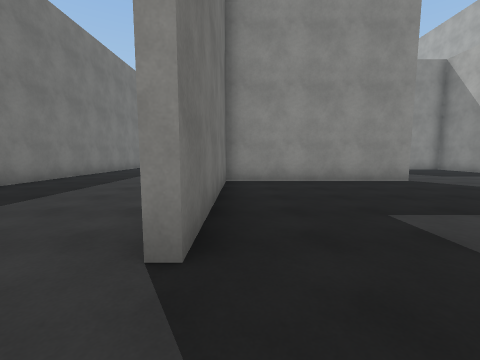
View 1 (above)

18 first-person views from a walk through a Unity game level. The camera is 1.4 m above the floor, tilts 6° down and sees 90° across. The floor is counted in squares, 2 m on a side. Each view is taken from the middle of a square. On the plan, view 1 faces up. The plan holds only what a view shows up to about 9 squares ahead; the rest is blank. The place goes on beyond the plan. The player character is not drawn. Surface patterns are stand-ins for the level's own textures.

View 2
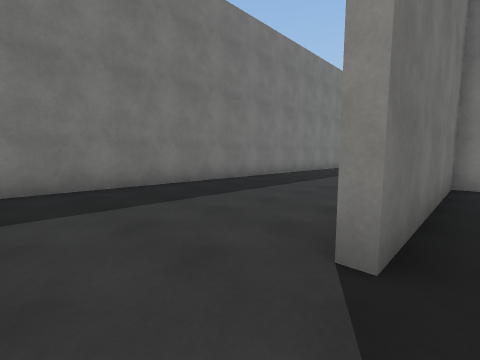

View 3
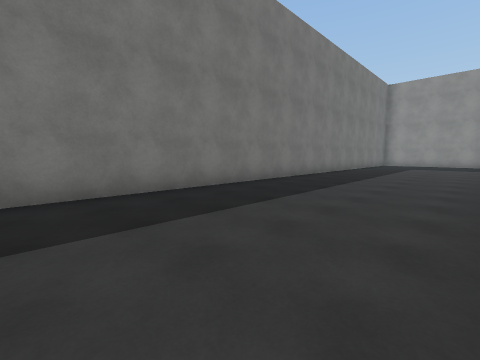

View 4
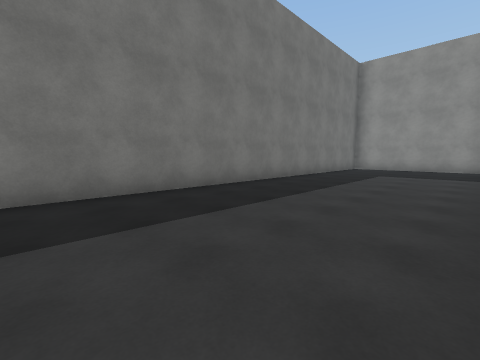

View 5
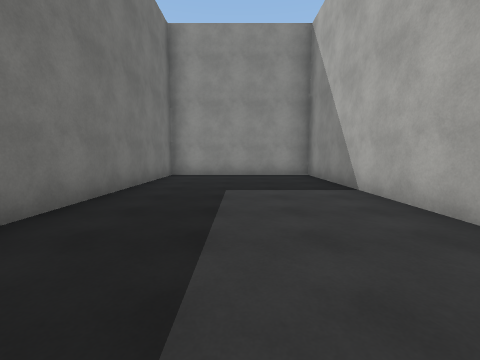

View 6
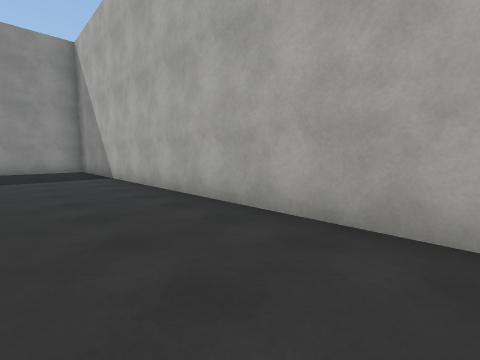

View 7
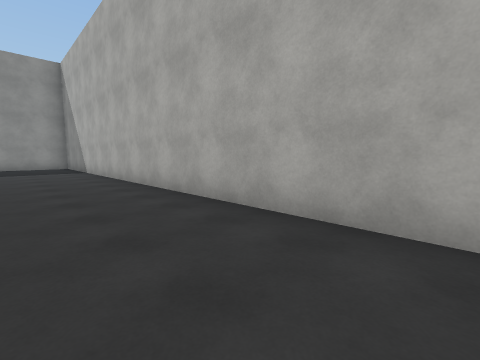

View 8
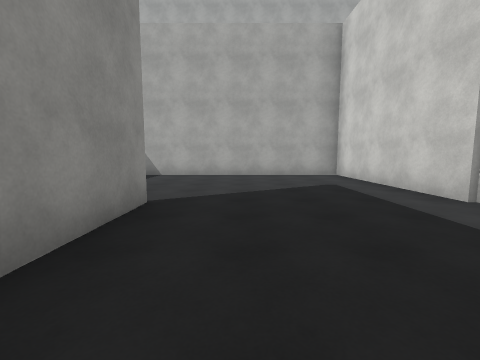

View 9
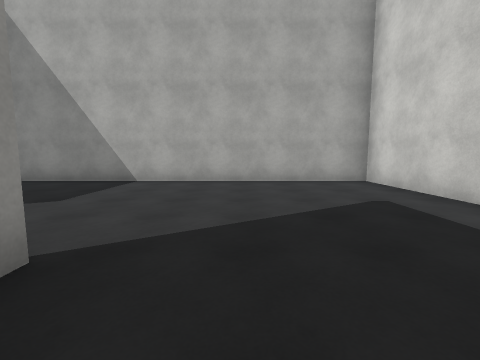

View 10
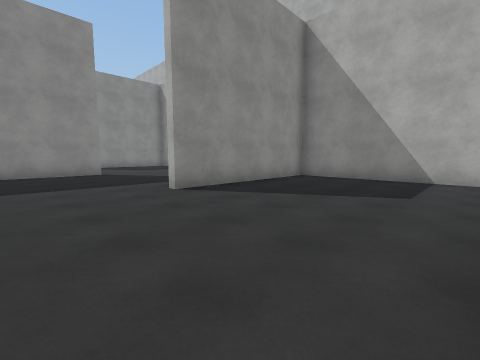

View 11
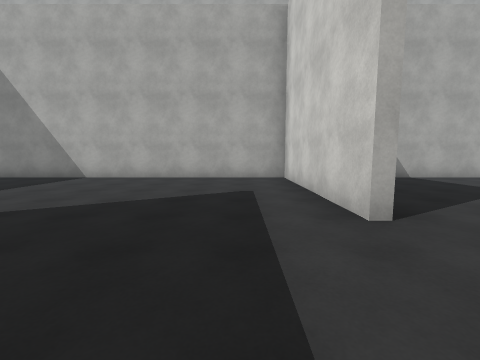

View 12
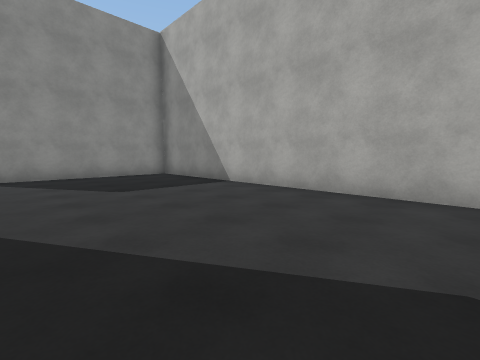

View 13
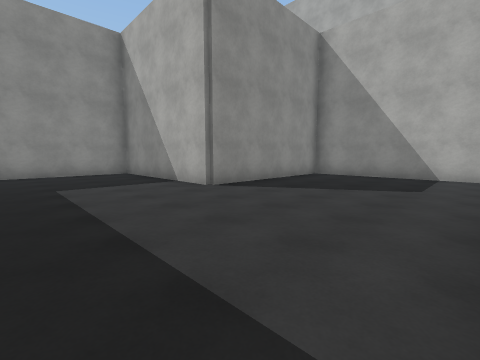

View 14
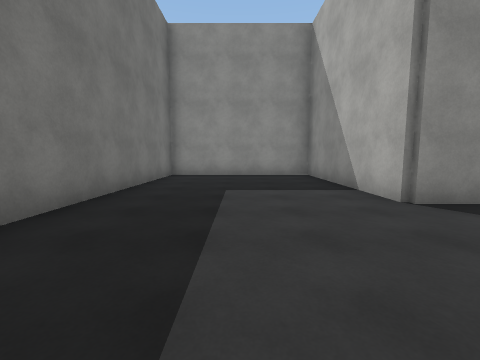

View 15
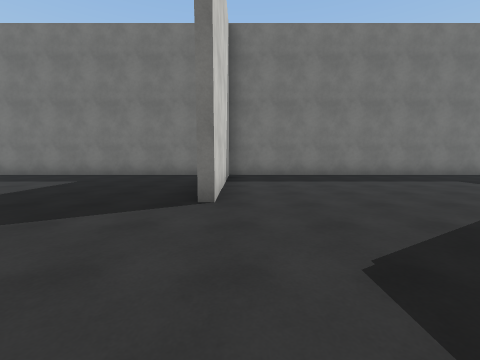

View 16
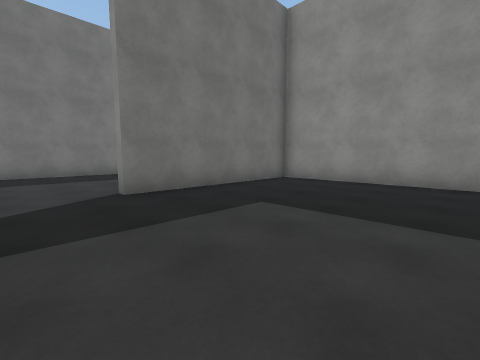

View 17
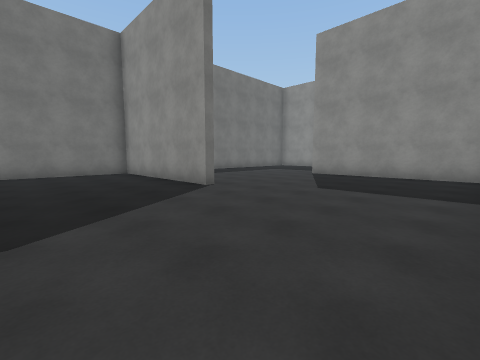

View 18
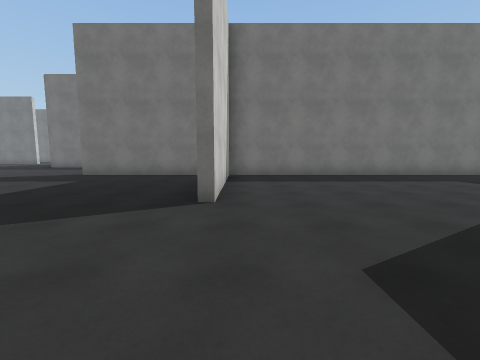

### Floor plan
Points are (right, up) in squares from view 1. A wall is a line through its corners. A room is listed if a view was taken in it or the views show most of it. See-through windows are left out.
Room 1 (views 1, 2, 3, 4, 5, 6, 7)
walls: (-0.6, 6.9) (-0.6, 21.4) (-5.4, 21.4) (-5.4, -0.1)
ways out: opening at (0, 0.5) to room 2
Room 2 (views 8, 9, 10, 11, 12, 13, 14, 15, 16, 17, 18)
walls: (4.5, 11.6) (9.4, 11.6) (9.4, 21.4) (4.4, 21.4) (4.4, 26.4) (-0.4, 26.4) (-0.4, 16.6) (4.5, 16.6); (4.6, 16.4) (1.9, 16.4); (4.6, 6.4) (-0.4, 6.4) (-0.4, 1.5); (-0.4, 15.5) (-0.4, 6.6) (4.5, 6.6); (4.4, 1.6) (9.4, 1.6) (9.4, 11.4) (4.5, 11.4)
ways out: opening at (0, 0.5) to room 1

Positions as (right, up) in squares from view 1, and headings:
1: (0, 0), facing up
2: (0, 0), facing up-left
3: (-1, 4), facing up-left
4: (-1, 9), facing up-left
5: (-3, 13), facing up
6: (-3, 10), facing up-right
7: (-3, 7), facing up-right
8: (1, 5), facing right
9: (3, 5), facing right
10: (2, 7), facing up-right
11: (2, 13), facing right
12: (5, 13), facing up-right
13: (1, 17), facing up-right
14: (2, 18), facing up
15: (8, 17), facing left
16: (4, 0), facing up-left
17: (9, 3), facing up-left
18: (8, 7), facing left
